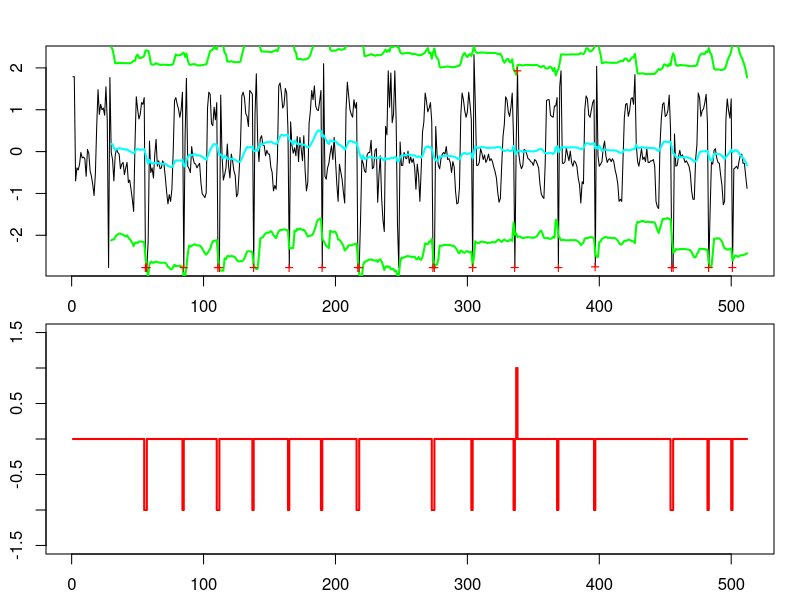

Here is the R script that generated this plot:
ThresholdingAlgo <- function(y,lag,threshold,influence) {
  signals <- rep(0,length(y))
  filteredY <- y[0:lag]
  avgFilter <- NULL
  stdFilter <- NULL
  avgFilter[lag] <- mean(y[0:lag], na.rm=TRUE)
  stdFilter[lag] <- sd(y[0:lag], na.rm=TRUE)
  for (i in (lag+1):length(y)){
    if (abs(y[i]-avgFilter[i-1]) > threshold*stdFilter[i-1]) {
      if (y[i] > avgFilter[i-1]) {
        signals[i] <- 1;
      } else {
        signals[i] <- -1;
      }
      filteredY[i] <- influence*y[i]+(1-influence)*filteredY[i-1]
    } else {
      signals[i] <- 0
      filteredY[i] <- y[i]
    }
    avgFilter[i] <- mean(filteredY[(i-lag):i], na.rm=TRUE)
    stdFilter[i] <- sd(filteredY[(i-lag):i], na.rm=TRUE)
  }
  return(list("signals"=signals,"avgFilter"=avgFilter,"stdFilter"=stdFilter))
}

# Data
y <- read.table("b.csv", header= FALSE)
#y <- c(y)
y <- as.vector(unlist(y))

lag       <- 30
threshold <- 2.25
influence <- 1
# Run algo with lag = 30, threshold = 5, influence = 0
result <- ThresholdingAlgo(y,lag,threshold,influence)

# Plot result
par(mfrow = c(2,1),oma = c(2,2,0,0) + 0.1,mar = c(0,0,2,1) + 0.2)
plot(1:length(y),y,type="l",ylab="",xlab="") 
lines(1:length(y),result$avgFilter,type="l",col="cyan",lwd=2)
lines(1:length(y),result$avgFilter+threshold*result$stdFilter,type="l",col="green",lwd=2)
lines(1:length(y),result$avgFilter-threshold*result$stdFilter,type="l",col="green",lwd=2)

for (i in (lag+1):length(y)){
	if(result$signals[i]!=0)
	{
		points(i,y[i],col="red",pch="+")	
	}
}
plot(result$signals,type="S",col="red",ylab="",xlab="",ylim=c(-1.5,1.5),lwd=2)
